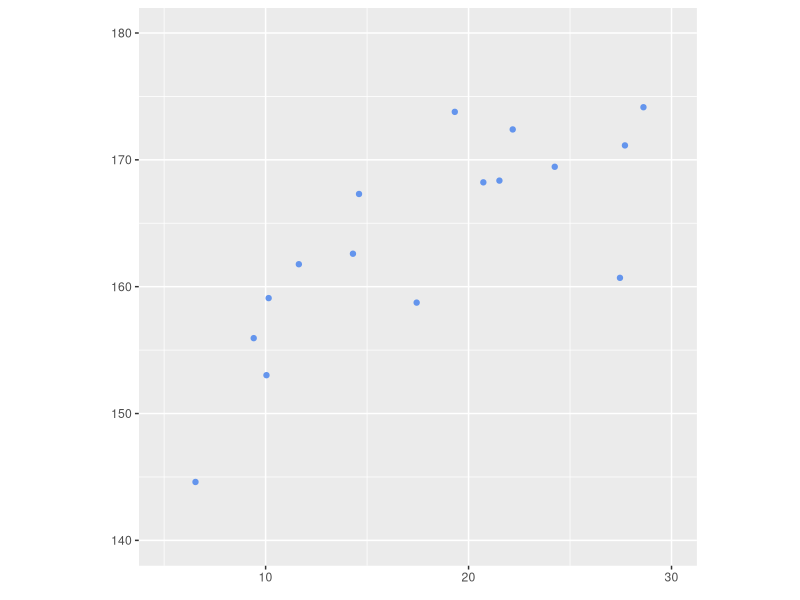
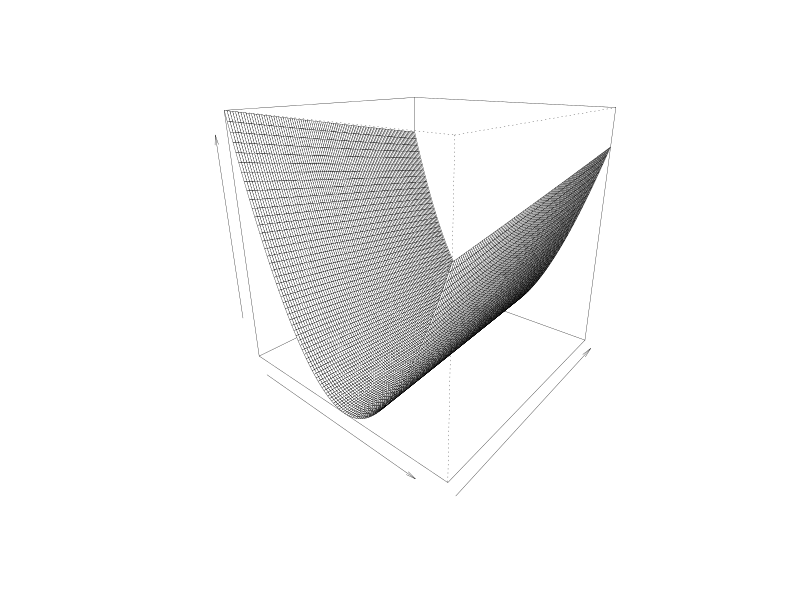
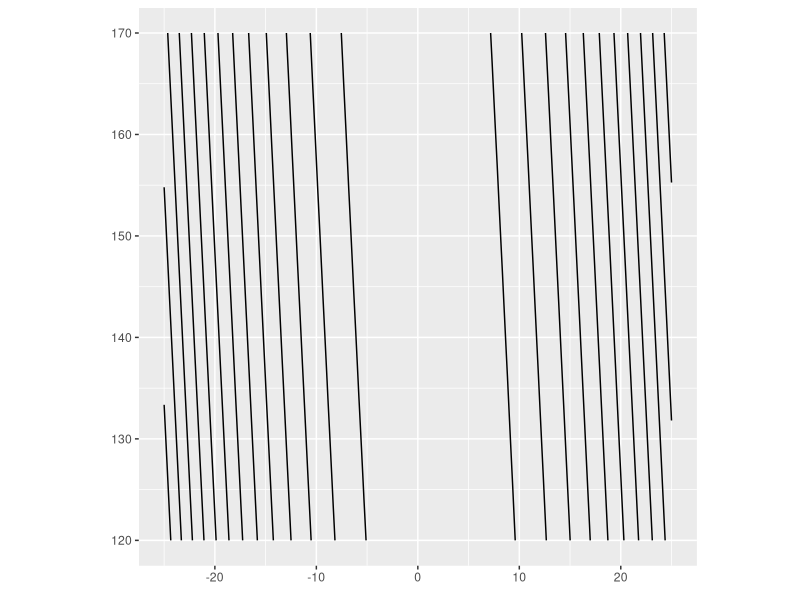
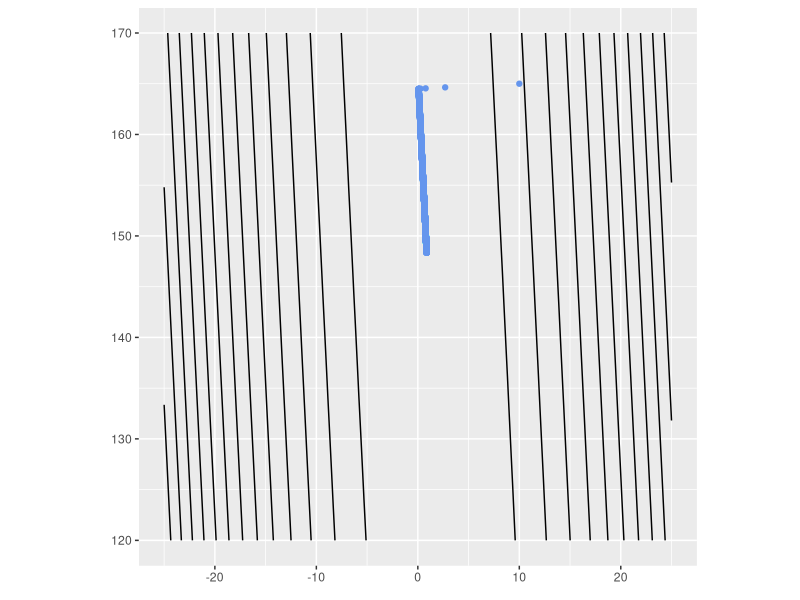
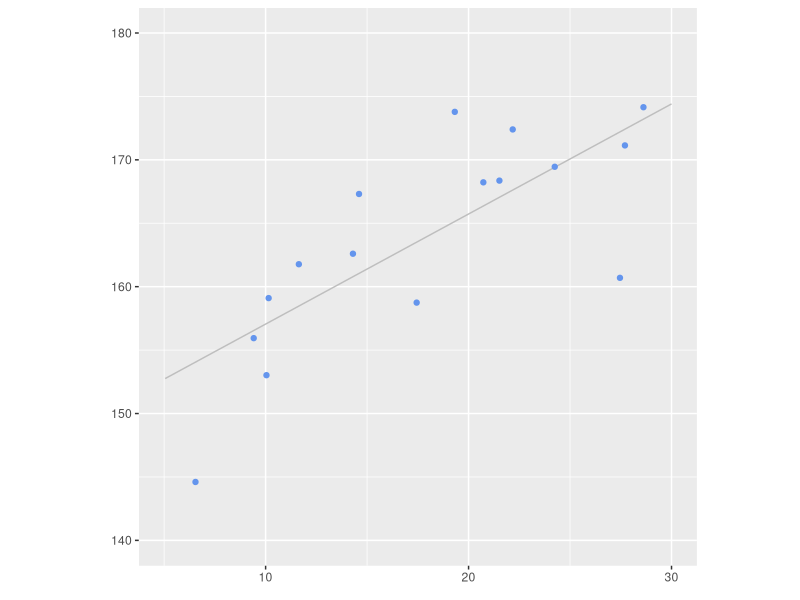
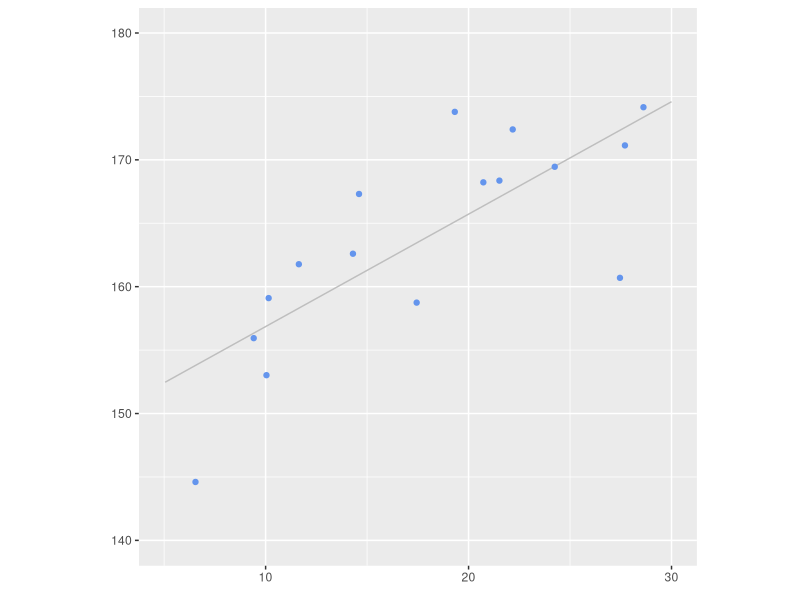
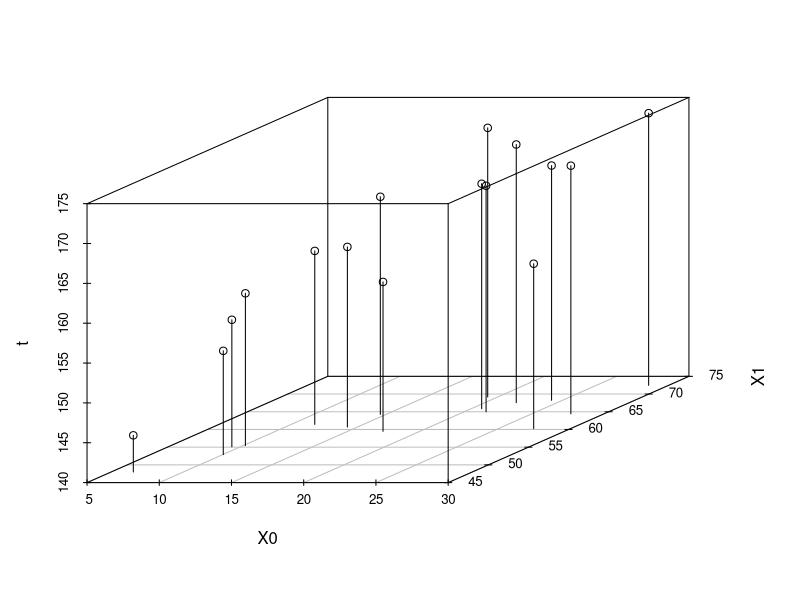
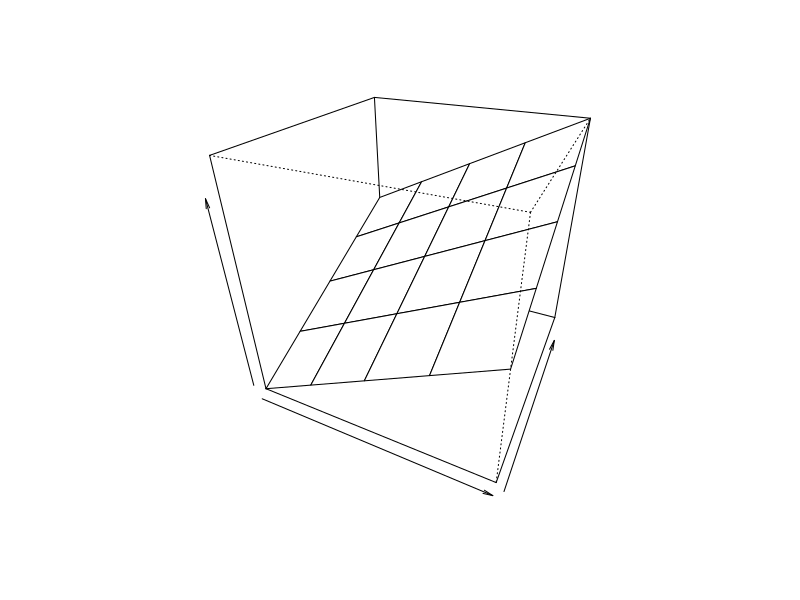

The R source for these figures, in order:
## Machine-Learning-with-R/chapter5.R
## 2024-03-07
## Nakano Keisuke

## 準備
library(tidyverse)


# リスト 5-1-(1)
## %matplotlib inline
## import numpy as np
## import matplotlib.pyplot as plt
NULL

## # データ生成 ----------
## np.random.seed(seed=1)          # 乱数を固定する
set.seed(1)
## X_min, X_max = 4, 30            # X の下限と上限（表示用）
X_min <- 4; X_max <- 30
## N = 16                          # データの個数
N <- 16
## X = 5 + 25 * np.random.rand(N)  # X の生成
X <- 5 + 25 * runif(N)
## prm = [170, 108, 0.2]           # データ生成のパラメータ
prm <- c(170, 108, 0.2)
## T = prm[0] - prm[1] * np.exp(-prm[2] * X) \
## + 4 * np.random.randn(N)    # (A) 目標データの生成
t <- prm[1] - prm[2] * exp(-prm[3] * X) + 4 * rnorm(N) # Tは予約語であるためtとする．
## np.savez(                       # (B) データの保存
##   "ch5_data.npz",
##   X=X, T=T, X_min=X_min, X_max=X_max, N=N,
## )
NULL


# リスト 5-1-(2)
## print(X)
print(X)


# リスト 5-1-(3)
## print(np.round(X, 2))
print(round(X, 2))


# リスト 5-1-(4)
## print(np.round(T, 2))
print(round(t, 2))


# リスト 5-1-(5)
## # データ表示 ----------
## plt.figure(figsize=(4, 4))
## plt.plot(
##   X,                        # 入力データ
##   T,                        # 目標データ
##   "cornflowerblue",         # マーカーを水色にする
##   marker="o",               # マーカーの形をoにする
##   linestyle="None",         # マーカーを線で結ばない
##   markeredgecolor="black",  # マーカーの輪郭を黒にする
## )
## plt.xlim(X_min, X_max)        # x軸の範囲を指定
## plt.grid()                    # グリッドを表示する
## plt.show()
ggplot() +
  geom_point(data    = tibble(x_plt = X, y_plt = t),
             mapping = aes(x = x_plt, y = y_plt),
             color = 'cornflowerblue') +
  xlim(5, 30) + ylim(140, 180) +
  coord_fixed(ratio = 25 / 40) +
  labs(x = element_blank(), y = element_blank())


# リスト 5-1-(6)
## # 平均二乗誤差(MSE)関数 ----------
## def mse_line(x, t, w):
##   y = w[0] * x + w[1]          # 式5-4、yを求める
##   mse = np.mean((y - t) ** 2)  # 式5-3、平均二乗誤差
##   return mse
mse_line <- function(x, t, w) {
  y <- w[1] * x + w[2]
  mse <- mean((y - t) ^ 2)
  return(mse)
}

## # 各w0、w1で平均二乗誤差(MSE)を計算 ----------
## w0_n, w1_n = 100, 100                   # グラフ表示の解像度
w0_n <- 100; w1_n <- 100
## w0_min, w0_max = -25, 25                # w0の計算範囲
w0_min <- -25; w0_max <- 25
## w1_min, w1_max = 120, 170               # w1の計算範囲
w1_min <- 120; w1_max <- 170
## w0 = np.linspace(w0_min, w0_max, w0_n)  # w0を準備
w0 <- seq(w0_min, w0_max, length.out = w0_n)
## w1 = np.linspace(w1_min, w1_max, w1_n)  # w1を準備
w1 <- seq(w1_min, w1_max, length.out = w1_n)
## J = np.zeros((w1_n, w0_n))              # MSEを入れる配列Jを準備
J <- array(0, dim = c(w1_n, w0_n))
## # グリッド状の点(w0, w1)に対してJを計算
## for i0 in range(w0_n):
##   for i1 in range(w1_n):
##     w = np.array([w0[i0], w1[i1]])
##     J[i1, i0] = mse_line(X, T, w)
for (i0 in 1:w0_n) {
  for (i1 in 1:w1_n) {
    w <- array(c(w0[i0], w1[i1]), dim = c(1, 2))
    J[i0, i1] <- mse_line(X, t, w)
  }
}
## ww0, ww1 = np.meshgrid(w0, w1)          # グリッド座標の作成
NULL

## # グラフ描画 ----------
## plt.figure(figsize=(9.5, 4))
## plt.subplots_adjust(wspace=0.5)
## # サーフェス表示
## ax = plt.subplot(1, 2, 1, projection="3d")
## ax.plot_surface(
##   ww0, ww1, J,
##   rstride=10, cstride=10, alpha=0.3, color="blue", edgecolor="black",
## )
## ax.set_xticks([-20, 0, 20])     # x軸の目盛り指定
## ax.set_yticks([120, 140, 160])  # y軸の目盛り指定
## ax.view_init(20, -60)           # グラフの向きの指定
persp(w0, w1, J, theta = 40, phi = 20, lwd = 0.3,
      xlab = '', ylab = '', zlab = '')
## # 等高線表示
## plt.subplot(1, 2, 2)
## cont = plt.contour(
##   ww0, ww1, J, colors="black",
##   levels=[100, 1000, 10000, 100000],  # 描く等高線の値を指定
## )
## cont.clabel(fmt="%d", fontsize=8)
## plt.grid()
## plt.show()
df <- tibble(w0 = rep(w0, each = w0_n),
             w1 = rep(w1, times = w1_n),
             J = rep(NA, times = w0_n * w1_n)) # 空のデータフレームを作成．
n <- 1
for (i in 1:w0_n) {
  for (j in 1:w1_n) {
    df$J[n] <- J[i, j]
    n <- n + 1
  }
}
df |>
  ggplot() +
  geom_contour(aes(x = w0, y = w1, z = J),
               color = 'black') +
  xlim(-25, 25) + ylim(120, 170) +
  coord_fixed(ratio = 50 / 50) +
  labs(x = element_blank(), y = element_blank())


# リスト 5-1-(7)
## # 平均二乗誤差(MSE)の勾配 ----------
## def dmse_line(x, t, w):
##   y = w[0] * x + w[1]
##   d_w0 = 2 * np.mean((y - t) * x)  # 式5-9
##   d_w1 = 2 * np.mean(y - t)        # 式5-10
##   return d_w0, d_w1
dmse_line <- function(x, t, w) {
  y <- w[1] * x + w[2]
  d_w0 <- 2 * mean((y - t) * x)
  d_w1 <- 2 * mean(y - t)
  return(c(d_w0, d_w1))
}


# リスト 5-1-(8)
## w = np.array([10, 165])
w <- array(c(10, 165), dim = c(1, 2))
## d_w = dmse_line(X, T, w)
d_w <- dmse_line(X, t, w)
## print(np.round(d_w, 2))
print(round(d_w, 2))


# リスト 5-1-(9)
## # 勾配法 ----------
## def fit_line_num(x, t, w_init):
##   # パラメータ
##   alpha = 0.001     # 学習率
##   tau_max = 100000  # 繰り返しの最大数
##   eps = 0.1         # 繰り返し計算を終了するための閾値
##   # 勾配法
##   w = np.zeros((tau_max + 1, 2))  # 変化するwの履歴を入れる配列
##   w[0, :] = w_init                # wの初期値をセット
##   for tau in range(tau_max):
##     dmse = dmse_line(x, t, w[tau, :])
##     w[tau + 1, 0] = w[tau, 0] - alpha * dmse[0]  # 式5-6
##     w[tau + 1, 1] = w[tau, 1] - alpha * dmse[1]  # 式5-7
##     if max(np.absolute(dmse)) < eps:  # 終了判定
##        break  # tau のループから抜ける
##  w_final = w[tau + 1, :]   # 最終的に得られたw
##  w_hist = w[: tau + 2, :]  # wの履歴で更新した分を抜き出す
##  return w_final, dmse, w_hist
fit_line_num <- function(x, t, w_init) {
  alpha <- 0.001
  tau_max <- 100000
  eps <- 0.1
  
  w <- array(0, dim = c(tau_max + 1, 2))
  w[1,] <- w_init
  for (tau in 1:tau_max) {
    dmse <- dmse_line(x, t, w[tau,])
    w[tau + 1, 1] <- w[tau, 1] - alpha * dmse[1]
    w[tau + 1, 2] <- w[tau, 2] - alpha * dmse[2]
    if (max(abs(dmse)) < eps) break
  }
  w_final <- w[tau + 1,]
  w_hist <- w[1:(tau + 2),]
  res <- list(w_final = w_final, dmse = dmse, w_hist = w_hist)
  return(res)
}

## # メイン ----------
## # 勾配法でwを計算
## w_init = np.array([10.0, 165.0])               # wの初期値
w_init <- array(c(10, 165), dim = c(1, 2))
## w, dmse, w_history = fit_line_num(X, T, w_init)  # wを計算
res <- fit_line_num(X, t, w_init)
w <- res$w_final; dmse <- res$dmse; w_history <- res$w_hist
## mse = mse_line(X, T, w)                        # MSEを計算
mse <- mse_line(X, t, w)
## # 結果表示
## print(f"繰り返し回数 {w_history.shape[0]-1}")
cat('繰り返し数', nrow(w_history))
## print(f"w0 = {w[0]:.6f}, w1 = {w[1]:.6f}")
cat('w0 =', round(w[1],6), 'w1 =', round(w[2], 6))
## print(f"dMSE = [{dmse[0]:.6f}, {dmse[1]:.6f}]")
cat('dMSE =', '[', dmse[1], ',', dmse[2], ']')
## print(f"MSE = {mse:.6f}")
cat('MSE =', round(mse, 6))
## print(f"SD = {np.sqrt(mse):.6f} cm")
cat('SD =', sqrt(mse) |> round(6), 'cm')

## # グラフ描画 ----------
## plt.figure(ﬁgsize=(4, 4))
## # 等高線表示
## cont = plt.contour(
##   ww0, ww1, J,     # リスト5-1-(6)で作成済
##   colors="black", levels=[100, 1000, 10000, 100000],
## )
## cont.clabel(fmt="%1.0f", fontsize=8)
## # 等高線の上に、過去のすべてのwをプロット
## plt.plot(  
##   w_history[:, 0], w_history[:, 1], "gray",
##   marker=".",                        # マーカーの形
##   markersize=10,                     # マーカーの大きさ
##   markeredgecolor="cornflowerblue",  # マーカーの輪郭の色
## )
## plt.grid()
## plt.show()
ggplot() +
  geom_contour(data    = df,
               mapping = aes(w0, w1, z = J),
               color = 'black') +
  geom_point(data = tibble(x_plt = w_history[,1], y_plt = w_history[,2]),
             mapping = aes(x = x_plt, y = y_plt),
             color = 'cornflowerblue') +
  xlim(-25, 25) + ylim(120, 170) +
  coord_fixed(ratio = 50 / 50) +
  labs(x = element_blank(), y = element_blank())

# リスト 5-1-(10)
## # 線の表示 ----------
## def show_line(w):
##   x = np.linspace(X_min, X_max, 100)
##   y = w[0] * x + w[1]
##   plt.plot(x, y, "gray", linewidth=4)
show_line <- function(w) {
  x = seq(X_min, X_max, length.out = 100)
  y <- w[1] * x + w[2]
  p <- ggplot() +
    geom_line(data    = tibble(x_plt = x, y_plt = y),
              mapping = aes(x = x_plt, y = y_plt),
              color   = 'gray')
  return(p)
}

## # メイン ----------
## # グラフ描画
## plt.figure(figsize=(4, 4))
## show_line(w)  # w はリスト5-1-(9)で計算済
## plt.plot(
##   X, T, "cornflowerblue",
##   marker="o", linestyle="None", markeredgecolor="black",
## )
## plt.xlim(X_min, X_max)
## plt.grid()
## plt.show()
show_line(w) +
  geom_point(data    = tibble(x_plt = X, y_plt = t),
             mapping = aes(x = x_plt, y = y_plt),
             color   = 'cornflowerblue') +
  xlim(5, 30) + ylim(140, 180) +
  coord_fixed(ratio = 25 / 40) +
  labs(x = element_blank(), y = element_blank())


# リスト 5-1-(11)
## # 解析解 ----------
## def fit_line(x, t):
##   mx = np.mean(x)        # <x>
##   mt = np.mean(t)        # <t>
##   mtx = np.mean(t * x)   # <tx>
##   mxx = np.mean(x * x)   # <x^2>
##   w0 = (mtx - mt * mx) / (mxx - mx ** 2)  # 式5-20
##   w1 = mt - w0 * mx                       # 式5-21
##   w = np.array([w0, w1])
##   return w
fit_line <- function(x, t) {
  mx <- mean(x)
  mt <- mean(t)
  mtx <- mean(t * x)
  mxx <- mean(x * x)
  w0 <- (mtx - mt * mx) / (mxx - mx ^ 2)
  w1 <- mt - w0 * mx
  w <- array(c(w0, w1), dim = c(1, 2))
  return(w)
}

## # メイン ----------
## w = fit_line(X, T)       # 解析解でwを計算
w <- fit_line(X, t)
## mse = mse_line(X, T, w)  # MSEを計算
mse <- mse_line(X, t, w)
## # 結果表示
## print(f"w0 = {w[0]:.2f}, w1 = {w[1]:.2f}")
cat('w0 =', round(w[1], 2), 'w1 =', round(w[2], 2))
## print(f"MSE = {mse:.2f}")
cat('MSE =', round(mse, 2))
## print(f"SD = {np.sqrt(mse):.2f} cm")
cat('SD =', sqrt(mse) |> round(2), 'cm')

## # グラフ描画 ----------
## plt.figure(figsize=(4, 4))
## show_line(w)
## plt.plot(
##   X, T, "cornflowerblue",
##   marker="o", linestyle="None", markeredgecolor="black",
## )
## plt.xlim(X_min, X_max)
## plt.grid()
## plt.show()
show_line(w) +
  geom_point(data    = tibble(x_plt = X, y_plt = t),
             mapping = aes(x = x_plt, y = y_plt),
             color   = 'cornflowerblue') +
  xlim(5, 30) + ylim(140, 180) +
  coord_fixed(ratio = 25 / 40) +
  labs(x = element_blank(), y = element_blank())


## %reset
rm(list = ls(all.names = TRUE))


# リスト 5-2-(1)
## %matplotlib inline
## import numpy as np
## import matplotlib.pyplot as plt

## # データのロード ----------
## data = np.load("ch5_data.npz")
set.seed(1)
X_min <- 4; X_max <- 30; N <- 16; prm <- c(170, 108, 0.2)
X <- 5 + 25 * runif(N)
t <- prm[1] - prm[2] * exp(-prm[3] * X) + 4 * rnorm(N)
## X0 = data["X"]  # これまでのXをX0とする
X0 <- X
## N = data["N"]
### N <- 16 ###
## T = data["T"]
### t <- data$t ###

## # 2次元データ生成 ----------
## np.random.seed(seed=1)  # 乱数を固定
### set.seed(1) ###
## X1 = 23 * (T / 100) ** 2 + 2 * np.random.randn(N)  # X1を生成
X1 <- 23 * (t / 100) ^ 2 + 2 * rnorm(N)
## X0_min, X0_max = 5, 30   # X0の下限と上限（表示用）
X0_min <- 5; X0_max <- 30
## X1_min, X1_max = 40, 75  # X1の下限と上限（表示用）
X1_min <- 40; X1_max <- 75


# リスト 5-2-(2)
## print(np.round(X0, 2))
print(round(X0, 2))
## print(np.round(X1, 2))
print(round(X1, 2))
## print(np.round(T, 2))
print(round(t, 2))


# リスト 5-2-(3)
## # 2次元データの表示 ----------
## def show_data2d(ax, x0, x1, t):  # axは3dグラフ描画のため
##   for i in range(len(x0)):
##     ax.plot(  # データ点の下の直線の描画
##       [x0[i], x0[i]],       # 直線の両端のx座標
##       [x1[i], x1[i]],       # 直線の両端のy座標
##       [120, t[i]],          # 直線の両端のz座標
##       color="gray",
##     )
##   ax.plot(      # データ点の描画
##     x0,                       # x座標
##     x1,                       # y座標
##     t,                        # z座標
##     "cornflowerblue",         # 色
##     marker="o",               # マーカーの形状
##     linestyle="None",         # 点をつなげる線は描かない
##     markeredgecolor="black",  # マーカーの輪郭の色
##     markersize=6,             # マーカーのサイズ
##     markeredgewidth=0.5,      # マーカーの輪郭線の太さ
##   )
##   ax.view_init(elev=35, azim=-75)  # グラフの向きの指定

## # メイン ----------
## plt.figure(figsize=(6, 5))
## ax = plt.subplot(projection="3d")
## show_data2d(ax, X0, X1, T)
## plt.show()
scatterplot3d::scatterplot3d(x = X0, y = X1, z = t, type = 'h')

# リスト 5-2-(4)
## # 面の表示 ----------
## def show_plane(ax, w):
##   # 表示データの計算
##   x0_n, x1_n = 5, 5
##   x0 = np.linspace(X0_min, X0_max, x0_n)
##   x1 = np.linspace(X1_min, X1_max, x1_n)
##   xx0, xx1 = np.meshgrid(x0, x1)  # グリッド座標の作成
##   y = w[0] * xx0 + w[1] * xx1 + w[2]  # (A) 式5-28
##   # サーフェス表示
##   ax.plot_surface(
##     xx0, xx1, y,
##     rstride=1, cstride=1, alpha=0.3, color="blue", edgecolor="black",
##   )
show_plane <- function(w) {
  x0_n <- 5; x1_n <- 5
  x0 <- seq(X0_min, X0_max, length.out = x0_n)
  x1 <- seq(X1_min, X1_max, length.out = x1_n)
  y <- array(0, dim = c(x0_n, x1_n))
  for (i in 1:x0_n) {
    for (j in 1:x1_n) {
      y[i, j] <- w[1] * x0[i] + w[2] * x1[j] + w[3]
    }
  }
  persp(x0, x1, y, theta = 25, phi = 30,
        xlab = '', ylab = '', zlab = '')
}

## # 面の平均二乗誤差(MSE)関数 ----------
## def mse_plane(x0, x1, t, w):
##   y = w[0] * x0 + w[1] * x1 + w[2]  # (A) 式5-28
##   mse = np.mean((y - t) ** 2)
##   return mse
mse_plane <- function(x0, x1, t, w) {
  y <- w[1] * x0 + w[2] * x1 + w[3]
  mse <- mean((y - t) ^ 2)
  return(mse)
}

## # メイン ----------
## w = np.array([1.5, 1, 90])
w <- array(c(1.5, 1, 90), dim = c(1, 3))
## mse = mse_plane(X0, X1, T, w)  # MSEを計算
mse <- mse_plane(X0, X1, t, w)
## # 結果表示
## print(f"SD = {np.sqrt(mse):.2f} cm")
cat('SD =', sqrt(mse) |> round(2), 'cm')

## # グラフ描画 ----------
## plt.figure(figsize=(6, 5))
## ax = plt.subplot(projection="3d")
## show_plane(ax, w)
## show_data2d(ax, X0, X1, T)
## plt.show()
show_plane(w) # 面にする関数が見つからなかったので一旦点で．


# リスト 5-2-(5)
## # 解析解 ----------
## def fit_plane(x0, x1, t):  
##   c_tx0 = np.mean(t * x0) - np.mean(t) * np.mean(x0)     # cov(t, x0)
##   c_tx1 = np.mean(t * x1) - np.mean(t) * np.mean(x1)     # cov(t, x1)
##   c_x0x1 = np.mean(x0 * x1) - np.mean(x0) * np.mean(x1)  # cov(x0, x1)
##   v_x0 = np.var(x0)                                      # var(x0)
##   v_x1 = np.var(x1)                                      # var(x1)
##   # 式5-34
##   w0 = (c_tx1 * c_x0x1 - v_x1 * c_tx0) / (c_x0x1 ** 2 - v_x0 * v_x1)
##   # 式5-35
##   w1 = (c_tx0 * c_x0x1 - v_x0 * c_tx1) / (c_x0x1 ** 2 - v_x0 * v_x1)
##   # 式5-36
##   w2 = -w0 * np.mean(x0) - w1 * np.mean(x1) + np.mean(t)
##   w = np.array([w0, w1, w2])
##   return w
fit_plane <- function(x0, x1, t) {
  c_tx0 <- mean(t * x0) - mean(t) * mean(x0)
  c_tx1 <- mean(t * x1) - mean(t) * mean(x1)
  c_x0x1 <- mean(x0 * x1) - mean(x0) * mean(x1)
  v_x0 <- var(x0)
  v_x1 <- var(x1)
  w0 <- (c_tx1 * c_x0x1 - v_x1 * c_tx0) / (c_x0x1 ^ 2 - v_x0 * v_x1)
  w1 <- (c_tx0 * c_x0x1 - v_x0 * c_tx1) / (c_x0x1 ^ 2 - v_x0 * v_x1)
  w2 <- -w0 * mean(x0) - w1 * mean(x1) + mean(t)
  w <- array(c(w0, w1, w2), dim = c(1, 3))
  return(w)
}

## # メイン ----------
## w = fit_plane(X0, X1, T)       # wを計算
w <- fit_plane(X0, X1, t)
## mse = mse_plane(X0, X1, T, w)  # MSEを計算
mse <- mse_plane(X0, X1, t, w)
## # 結果表示
## print(f"w0 = {w[0]:.2f}, w1 = {w[1]:.2f}, w2 = {w[2]:.2f}")
cat('w0 =', round(w[1], 2), 'w1 =', round(w[2], 2), 'w2 =', round(w[3], 2))
## print(f"SD = {np.sqrt(mse):.2f} cm")
cat('SD =', sqrt(mse) |> round(2), 'cm')

## # グラフ描画 ----------
## plt.figure(figsize=(6, 5))
## ax = plt.subplot(projection="3d")
## show_plane(ax, w)
## show_data2d(ax, X0, X1, T)
## plt.show()
show_plane(w)


## %reset
rm(list = ls(all.names = TRUE))


# リスト 5-3-(1)
## %matplotlib inline
## import numpy as np
## import matplotlib.pyplot as plt
NULL

## # データのロード ----------
## data = np.load("ch5_data.npz")
set.seed(1)
X_min <- 4; X_max <- 30; N <- 16; prm <- c(170, 108, 0.2)
X <- 5 + 25 * runif(N)
t <- prm[1] - prm[2] * exp(-prm[3] * X) + 4 * rnorm(N)
## X = data["X"]
### X <- X ###
## X_min = 0
X_min <- 0
## X_max = data["X_max"]
### X_max <- 30 ###
## N = data["N"]
### N <- 16 ###
## T = data["T"]
### t <- data$t ###


# リスト 5-3-(2)
## # ガウス関数 ----------
## def gauss(x, mu, s):
##   y = np.exp(-((x - mu) ** 2) / (2 * s ** 2))  # 式5-64
##   return y
gauss <- function(x, mu, s) {
  y <- exp(-((x - mu) ^ 2) / (2 * s ^ 2))
  return(y)
}


# リスト 5-3-(3)
## # メイン ----------
## M = 4                                # ガウス関数の数
M <- 4
## mu = np.linspace(5, 30, M)           # 平均パラメータ
mu <- seq(5, 30, length.out = M)
## s = mu[1] - mu[0]                    # (A) 標準偏差パラメータ
s <- mu[2] - mu[1]
## xb = np.linspace(X_min, X_max, 100)
xb <- seq(X_min, X_max, length.out = 100)
## y = np.zeros((M, 100))  # M個のガウス関数の値を入れるyを準備
y <- array(0, dim = c(100, M)) |> # 便宜上行と列を入れ替える．
  data.frame() |>
  rename(mu1 = 'X1',
         mu2 = 'X2',
         mu3 = 'X3',
         mu4 = 'X4')
## for j in range(M):
##   y[j, :] = gauss(xb, mu[j], s)    # ガウス関数
for (j in 1:M) {
  y[, j] <- gauss(xb, mu[j], s)
}

## # グラフ描画 ----------
## plt.figure(figsize=(4, 4))
## for j in range(M):
##   plt.plot(xb, y[j, :], "gray", linewidth=3)
##   plt.xlim(X_min, X_max)
##   plt.ylim(0, 1.2)
##   plt.grid()
##   plt.show()
y |>
  pivot_longer(cols = 1:ncol(y),
               names_to = 'mu',
               values_to = 'gauss') |>
  mutate(x_plt = rep(xb, each = 4)) |>
  ggplot() +
  geom_line(aes(x = x_plt, y = gauss,
                color = mu)) +
  xlim(0, 30) + ylim(0, 1) +
  coord_fixed(ratio = 30 / 1) +
  labs(x = element_blank(), y = element_blank()) +
  theme(legend.position = 'none')


# リスト 5-3-(4)
## # 線形基底関数モデル ----------
## def gauss_func(w, x):
##   m = len(w) - 1        # ガウス関数の数
##   mu = np.linspace(5, 30, m)
##   s = mu[1] - mu[0]
##   # xと同じサイズで要素が0のndarray型を作成
##   y = np.zeros_like(x)
##   # ここでは式5-66ではなく式5-65で実装
##   for j in range(m):
##     y = y + w[j] * gauss(x, mu[j], s)
##   y = y + w[m]  # phiを掛けないパラメータを最後に加える
##   return y
gauss_func <- function(w, x) {
  m <- length(w) - 1
  mu <- seq(5, 30, length.out = m)
  s = mu[2] - mu[1]
  y <- array(0, dim = c(1, length(x)))
  for (j in 1:m) {
    y <- y + w[j] * gauss(x, mu[j], s)
  }
  y <- y + w[m + 1]
  return(y)
}


# リスト 5-3-(5)
## # 線形基底関数モデルの平均二乗誤差(MSE) ----------
## def mse_gauss_func(x, t, w):
##   y = gauss_func(w, x)
##   mse = np.mean((y - t) ** 2)
##   return mse
mse_gauss_func <- function(x, t, w) {
  y <- gauss_func(w, x)
  mse <- mean((y - t) ^ 2)
  return(mse)
}


# リスト 5-3-(6)
## # 線形基底関数モデルの厳密解 ----------
## def fit_gauss_func(x, t, m):
##   mu = np.linspace(5, 30, m)
##   s = mu[1] - mu[0]
##   n = x.shape[0]
##   # 式5-69 の計画行列phiを作成
##   phi = np.ones((n, m + 1))  # (A) 要素が1のn x (m+1)行列
##   for j in range(m):         # (B) 0～m-1列に値を割り振る
##     phi[:, j] = gauss(x, mu[j], s)
##   # 式5-68 で厳密解のwを計算
##   w = np.linalg.inv(phi.T @ phi) @ phi.T @ t
##   return w
fit_gauss_func <- function(x, t, m) {
  mu <- seq(5, 30, length.out = m)
  s <- mu[2] - mu[1]
  n <- length(x)
  phi <- array(1, dim = c(n, m + 1))
  for (j in 1:m) {
    phi[, j] <- gauss(x, mu[j], s)
  }
  w <- solve(t(phi) %*% phi) %*% t(phi) %*% t
  return(w)
}


# リスト 5-3-(7)
## # ガウス基底関数表示 ----------
## def show_gauss_func(w):
##   x = np.linspace(X_min, X_max, 100)
##   y = gauss_func(w, x)
##   plt.plot(x, y, "gray", linewidth=4)
show_gauss_func <- function(w) {
  x <- seq(X_min, X_max, length.out = 100)
  y <- gauss_func(w, x)
  p <- tibble(x_plt = x, y_plt = y |> as.vector()) |>
    ggplot() +
    geom_line(aes(x = x_plt, y = y_plt),
              color = 'gray')
  return(p)
}

## # メイン ----------
## M = 4                          # ガウス関数の数
M <- 4
## w = fit_gauss_func(X, T, M)    # wを計算
w <- fit_gauss_func(X, t, M)
## mse = mse_gauss_func(X, T, w)  # MSEを計算
mse <- mse_gauss_func(X, t, w)
## # 結果表示
## print("w = ", np.round(w, 2))
cat('w =', round(w, 2))
## print(f"SD = {np.sqrt(mse):.2f} cm")
cat('SD =', sqrt(mse) |> round(2), 'cm')

## # グラフ描画 ----------
## plt.figure(figsize=(4, 4))
## show_gauss_func(w)
## plt.plot(
##   X, T, "cornflowerblue", 
##   marker="o", linestyle="None", markeredgecolor="black",
## )
## plt.xlim(X_min, X_max)
## plt.grid()
## plt.show()
show_gauss_func(w) +
  geom_point(data    = tibble(x_plt = X, y_plt = t),
             mapping = aes(x = x_plt, y = y_plt),
             color   = 'cornflowerblue') +
  xlim(0, 30) + ylim(120, 180) +
  coord_fixed(ratio = 30 / 60) +
  labs(x = element_blank(), y = element_blank())


# リスト 5-3-(8)
## M = [2, 4, 7, 9]                    # 調べるMの値
M <- c(2, 4, 7, 9)
## plt.figure(figsize=(10, 2.5))
## plt.subplots_adjust(wspace=0.3)
## for i in range(len(M)):
##   plt.subplot(1, len(M), i + 1)
##   w = fit_gauss_func(X, T, M[i])  # wを計算
##   mse = mse_gauss_func(X, T, w)   # MSEを計算
##   # グラフ描画
##   show_gauss_func(w)  # 線形基底関数
##   plt.plot(           # データ点
##     X, T, "cornflowerblue",
##     marker="o", linestyle="None", markeredgecolor="black",
##   )
##   plt.title(f"M={M[i]:d}, SD={np.sqrt(mse):.2f}")
##   plt.xlim(X_min, X_max)
##   plt.ylim(120, 180)
##   plt.grid()
##
## plt.show()
for (i in 1:length(M)) { # 改善の余地あり．
  w <- fit_gauss_func(X, t, M[i])
  mse <- mse_gauss_func(X, t, w)
  cat('SD =', sqrt(mse) |> round(2), 'cm\n')
  p <- show_gauss_func(w) +
    geom_point(data    = tibble(x_plt = X, y_plt = t),
               mapping = aes(x = x_plt, y = y_plt),
               color   = 'cornflowerblue') +
    xlim(0, 30) + ylim(120, 180) +
    coord_fixed(ratio = 30 / 60) +
    labs(x = element_blank(), y = element_blank())
  plot(p)
}


## # リスト 5-3-(9)
## # メイン ----------
## M = range(2, 10)
M <- 2:9
## sd = np.zeros(len(M))
sd <- rep(0, length(M))
## for i in range(len(M)):
##   w = fit_gauss_func(X, T, M[i])            # wを計算
##   sd[i] = np.sqrt(mse_gauss_func(X, T, w))  # SDを計算
for (i in 1:length(M)) {
  w <- fit_gauss_func(X, t, M[i])
  sd[i] <- sqrt(mse_gauss_func(X, t, w))
}

## # グラフ描画 ----------
## plt.figure(figsize=(5, 4))
## plt.plot(M, sd, "cornflowerblue", marker="o", markeredgecolor="black")
## plt.grid()
## plt.show()
tibble(x_plt = M, y_plt = sd) |>
  ggplot() +
  geom_line(aes(x = x_plt, y = y_plt),
            color = 'cornflowerblue') +
  geom_point(aes(x = x_plt, y = y_plt),
             fill = 'cornflowerblue',
             color = 'black',
             shape = 21) +
  xlim(2, 9) + ylim(3.00, 4.5) +
  coord_fixed(ratio = 7 / (4.5 - 3.00)) +
  scale_x_continuous(breaks = c(2:9),
                     labels = c(2:9)) +
  labs(x = element_blank(), y = element_blank())


# リスト 5-3-(10)
## # 訓練データとテストデータに分割----------
## split = int(N / 4)  # 分割するインデックス
split <- N / 4
## X_test = X[:split]
X_test <- X[1:split]
## T_test = T[:split]
T_test <- t[1:split]
## X_train = X[split:]
X_train <- X[(split+1):length(X)]
## T_train = T[split:]
T_train <- t[(split+1):length(t)]

## # メイン ----------
## M = [2, 4, 7, 9]  # 調べるMの値
M <- c(2, 4, 7, 9)
## plt.figure(figsize=(10, 2.5))
## plt.subplots_adjust(wspace=0.3)
## for i in range(len(M)):
##   w = fit_gauss_func(X_train, T_train, M[i])       # wを計算
##   sd = np.sqrt(mse_gauss_func(X_test, T_test, w))  # SDを計算
##   # グラフ描画
##   plt.subplot(1, len(M), i + 1)
##   show_gauss_func(w)  # 線形基底関数
##   plt.plot(           # 訓練データ
##     X_train, T_train, "white",
##     marker="o", linestyle="None", markeredgecolor="black", 
##     label="training",
##   )
##   plt.plot(           # テストデータ
##     X_test, T_test, "cornflowerblue",
##     marker="o", linestyle="None", markeredgecolor="black",
##     label="test",
##   )
##   plt.title(f"M={M[i]:d}, SD={sd:.2f}")
##   plt.legend(loc="lower right", fontsize=10, numpoints=1)
##   plt.xlim(X_min, X_max)
##   plt.ylim(120, 180)
##   plt.grid()
## plt.show()
for (i in 1:length(M)) {
  w <- fit_gauss_func(X_train, T_train, M[i])
  sd <- sqrt(mse_gauss_func(X_test, T_test, w))
  p <- show_gauss_func(w) +
    geom_point(data    = tibble(x_plt = X_train, y_plt = T_train),
               mapping = aes(x = x_plt, y = y_plt),
               fill    = 'white',
               color   = 'black',
               shape   = 21) +
    geom_point(data    = tibble(x_plt = X_test, y_plt = T_test),
               mapping = aes(x = x_plt, y = y_plt),
               fill    = 'cornflowerblue',
               color   = 'black',
               shape   = 21) +
    xlim(0, 30) + ylim(120, 180) +
    coord_fixed(ratio = 30 / 60) +
    labs(x = element_blank(), y = element_blank())
  plot(p)
}


# リスト 5-3-(11)
## # メイン ----------
## M = range(2, 10)  # 調べるMの値、2から9
M <- 2:9
## sd_train = np.zeros(len(M))
sd_train <- rep(0, length(M))
## sd_test = np.zeros(len(M))
sd_test <- rep(0, length(M))
## for i in range(len(M)):
##   # wを計算
##   w = fit_gauss_func(X_train, T_train, M[i])
##   # 訓練データのSDを計算
##   sd_train[i] = np.sqrt(mse_gauss_func(X_train, T_train, w))
##   # テストデータのSDを計算
##   sd_test[i] = np.sqrt(mse_gauss_func(X_test, T_test, w))
for (i in 1:length(M)) {
  w <- fit_gauss_func(X_train, T_train, M[i])
  sd_train[i] <- sqrt(mse_gauss_func(X_train, T_train, w))
  sd_test[i] <- sqrt(mse_gauss_func(X_test, T_test, w))
}

## # グラフ描画 ----------
## plt.figure(figsize=(5, 4))
## plt.plot(  # 訓練データのSD
##   M, sd_train, "black",
##   marker="o", linestyle="-", 
##   markerfacecolor="white", markeredgecolor="black",
##   label="training",
## )
## plt.plot(  # テストデータのSD
##   M, sd_test, "cornflowerblue",
##   marker="o", linestyle="-",
##   markeredgecolor="black",
##   label="test",
## )
## plt.legend(loc="upper left", fontsize=10)
## plt.ylim(0, 12)
## plt.grid()
## plt.show()
tibble(x_plt = c(M, M),
       y_plt = c(sd_train, sd_test),
       train_test = rep(c('training', 'test'), each = length(M))) |>
  ggplot(aes(x = x_plt, y = y_plt)) +
  geom_line(aes(color = train_test)) +
  geom_point(aes(fill = train_test),
             color = 'black', shape = 21) +
  xlim(2, 9) + ylim(1, 10) +
  coord_fixed(ratio = 7 / 9) +
  scale_color_discrete(name = element_blank()) +
  scale_fill_discrete(name = element_blank()) +
  labs(x = element_blank(), y = element_blank())


# リスト 5-3-(12)
## # K 分割交差検証 ----------
## def kfold_gauss_func(x, t, m, k):
##   n = x.shape[0]
##   mse_train = np.zeros(k)
##   mse_test = np.zeros(k)
##   for i in range(0, k):
##     # 訓練データとテストデータに分割
##     # (A) テストデータのインデックス
##     i_test = np.fmod(range(n), k)
##     x_test = x[i_test == i]   # テストデータ x 
##     t_test = t[i_test == i]   # テストデータ t
##     x_train = x[i_test != i]  # 訓練データ x
##     t_train = t[i_test != i]  # 訓練データ t
##     # wを訓練データで決める
##     w = fit_gauss_func(x_train, t_train, m)
##     # 訓練データのMSEを計算
##     mse_train[i] = mse_gauss_func(x_train, t_train, w)
##     # テストデータのMSEを計算
##     mse_test[i] = mse_gauss_func(x_test, t_test, w)
##   return mse_train, mse_test
kfold_gauss_func <- function(x, t, m, k) {
  n <- nrow(x)
  mse_train <- rep(0, times = k)
  mse_test <- rep(0, times = k)
  for (i in 1:k) {
    i_test <- fmod()
  }
}
